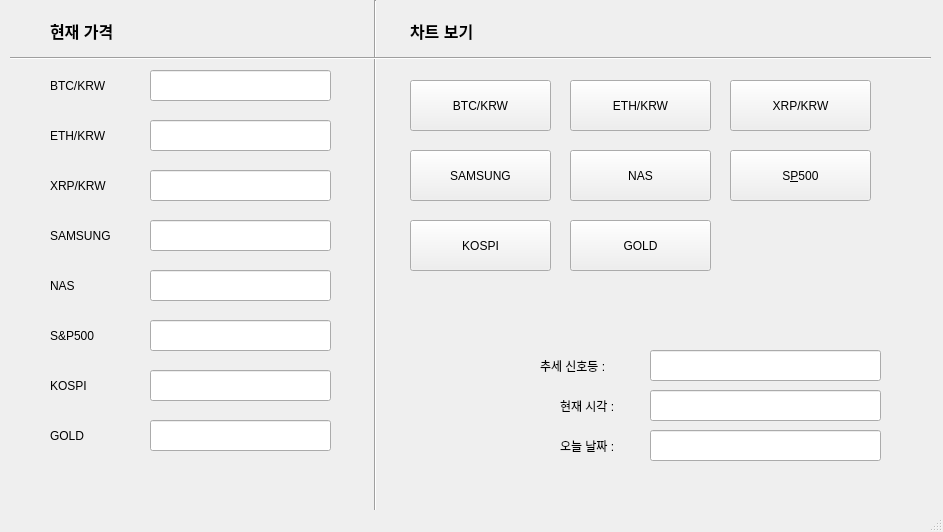
<?xml version="1.0" encoding="UTF-8"?>
<ui version="4.0">
 <class>MainWindow</class>
 <widget class="QMainWindow" name="MainWindow">
  <property name="geometry">
   <rect>
    <x>0</x>
    <y>0</y>
    <width>943</width>
    <height>532</height>
   </rect>
  </property>
  <property name="windowTitle">
   <string>MainWindow</string>
  </property>
  <widget class="QWidget" name="centralwidget">
   <widget class="QLabel" name="label">
    <property name="geometry">
     <rect>
      <x>50</x>
      <y>70</y>
      <width>101</width>
      <height>31</height>
     </rect>
    </property>
    <property name="text">
     <string>BTC/KRW</string>
    </property>
   </widget>
   <widget class="QLabel" name="label_2">
    <property name="geometry">
     <rect>
      <x>50</x>
      <y>120</y>
      <width>101</width>
      <height>31</height>
     </rect>
    </property>
    <property name="text">
     <string>ETH/KRW</string>
    </property>
   </widget>
   <widget class="QLabel" name="label_3">
    <property name="geometry">
     <rect>
      <x>50</x>
      <y>320</y>
      <width>101</width>
      <height>31</height>
     </rect>
    </property>
    <property name="text">
     <string>S&amp;P500</string>
    </property>
   </widget>
   <widget class="QLabel" name="label_4">
    <property name="geometry">
     <rect>
      <x>50</x>
      <y>170</y>
      <width>101</width>
      <height>31</height>
     </rect>
    </property>
    <property name="text">
     <string>XRP/KRW</string>
    </property>
   </widget>
   <widget class="QLabel" name="label_5">
    <property name="geometry">
     <rect>
      <x>50</x>
      <y>370</y>
      <width>101</width>
      <height>31</height>
     </rect>
    </property>
    <property name="text">
     <string>KOSPI</string>
    </property>
   </widget>
   <widget class="QLabel" name="label_6">
    <property name="geometry">
     <rect>
      <x>50</x>
      <y>270</y>
      <width>101</width>
      <height>31</height>
     </rect>
    </property>
    <property name="text">
     <string>NAS</string>
    </property>
   </widget>
   <widget class="QLabel" name="label_7">
    <property name="geometry">
     <rect>
      <x>50</x>
      <y>220</y>
      <width>101</width>
      <height>31</height>
     </rect>
    </property>
    <property name="text">
     <string>SAMSUNG</string>
    </property>
   </widget>
   <widget class="QLineEdit" name="lineEdit_1">
    <property name="geometry">
     <rect>
      <x>150</x>
      <y>70</y>
      <width>181</width>
      <height>31</height>
     </rect>
    </property>
   </widget>
   <widget class="QLineEdit" name="lineEdit_2">
    <property name="geometry">
     <rect>
      <x>150</x>
      <y>120</y>
      <width>181</width>
      <height>31</height>
     </rect>
    </property>
   </widget>
   <widget class="QLineEdit" name="lineEdit_3">
    <property name="geometry">
     <rect>
      <x>150</x>
      <y>170</y>
      <width>181</width>
      <height>31</height>
     </rect>
    </property>
   </widget>
   <widget class="QLineEdit" name="lineEdit_4">
    <property name="geometry">
     <rect>
      <x>150</x>
      <y>220</y>
      <width>181</width>
      <height>31</height>
     </rect>
    </property>
   </widget>
   <widget class="QLineEdit" name="lineEdit_5">
    <property name="geometry">
     <rect>
      <x>150</x>
      <y>270</y>
      <width>181</width>
      <height>31</height>
     </rect>
    </property>
   </widget>
   <widget class="QLineEdit" name="lineEdit_6">
    <property name="geometry">
     <rect>
      <x>150</x>
      <y>320</y>
      <width>181</width>
      <height>31</height>
     </rect>
    </property>
   </widget>
   <widget class="QLineEdit" name="lineEdit_7">
    <property name="geometry">
     <rect>
      <x>150</x>
      <y>370</y>
      <width>181</width>
      <height>31</height>
     </rect>
    </property>
   </widget>
   <widget class="QLabel" name="label_8">
    <property name="geometry">
     <rect>
      <x>410</x>
      <y>0</y>
      <width>91</width>
      <height>61</height>
     </rect>
    </property>
    <property name="font">
     <font>
      <family>Arial</family>
      <pointsize>12</pointsize>
      <weight>75</weight>
      <bold>true</bold>
     </font>
    </property>
    <property name="text">
     <string>차트 보기</string>
    </property>
   </widget>
   <widget class="QPushButton" name="btc">
    <property name="geometry">
     <rect>
      <x>410</x>
      <y>80</y>
      <width>141</width>
      <height>51</height>
     </rect>
    </property>
    <property name="text">
     <string>BTC/KRW</string>
    </property>
   </widget>
   <widget class="QPushButton" name="xrp">
    <property name="geometry">
     <rect>
      <x>730</x>
      <y>80</y>
      <width>141</width>
      <height>51</height>
     </rect>
    </property>
    <property name="text">
     <string>XRP/KRW</string>
    </property>
   </widget>
   <widget class="QPushButton" name="sp">
    <property name="geometry">
     <rect>
      <x>730</x>
      <y>150</y>
      <width>141</width>
      <height>51</height>
     </rect>
    </property>
    <property name="text">
     <string>S&amp;P500</string>
    </property>
   </widget>
   <widget class="QPushButton" name="nas">
    <property name="geometry">
     <rect>
      <x>570</x>
      <y>150</y>
      <width>141</width>
      <height>51</height>
     </rect>
    </property>
    <property name="text">
     <string>NAS</string>
    </property>
   </widget>
   <widget class="QPushButton" name="eth">
    <property name="geometry">
     <rect>
      <x>570</x>
      <y>80</y>
      <width>141</width>
      <height>51</height>
     </rect>
    </property>
    <property name="text">
     <string>ETH/KRW</string>
    </property>
   </widget>
   <widget class="QPushButton" name="sam">
    <property name="geometry">
     <rect>
      <x>410</x>
      <y>150</y>
      <width>141</width>
      <height>51</height>
     </rect>
    </property>
    <property name="text">
     <string>SAMSUNG</string>
    </property>
   </widget>
   <widget class="QPushButton" name="kos">
    <property name="geometry">
     <rect>
      <x>410</x>
      <y>220</y>
      <width>141</width>
      <height>51</height>
     </rect>
    </property>
    <property name="text">
     <string>KOSPI</string>
    </property>
   </widget>
   <widget class="QLabel" name="label_9">
    <property name="geometry">
     <rect>
      <x>50</x>
      <y>420</y>
      <width>101</width>
      <height>31</height>
     </rect>
    </property>
    <property name="text">
     <string>GOLD</string>
    </property>
   </widget>
   <widget class="QLineEdit" name="lineEdit_8">
    <property name="geometry">
     <rect>
      <x>150</x>
      <y>420</y>
      <width>181</width>
      <height>31</height>
     </rect>
    </property>
   </widget>
   <widget class="QPushButton" name="gold">
    <property name="geometry">
     <rect>
      <x>570</x>
      <y>220</y>
      <width>141</width>
      <height>51</height>
     </rect>
    </property>
    <property name="text">
     <string>GOLD</string>
    </property>
   </widget>
   <widget class="QLabel" name="label_10">
    <property name="geometry">
     <rect>
      <x>560</x>
      <y>390</y>
      <width>101</width>
      <height>31</height>
     </rect>
    </property>
    <property name="text">
     <string>현재 시각 : </string>
    </property>
   </widget>
   <widget class="QLabel" name="label_11">
    <property name="geometry">
     <rect>
      <x>560</x>
      <y>430</y>
      <width>101</width>
      <height>31</height>
     </rect>
    </property>
    <property name="text">
     <string>오늘 날짜 :</string>
    </property>
   </widget>
   <widget class="QLineEdit" name="lineEdit_9">
    <property name="geometry">
     <rect>
      <x>650</x>
      <y>390</y>
      <width>231</width>
      <height>31</height>
     </rect>
    </property>
   </widget>
   <widget class="QLineEdit" name="lineEdit_10">
    <property name="geometry">
     <rect>
      <x>650</x>
      <y>430</y>
      <width>231</width>
      <height>31</height>
     </rect>
    </property>
   </widget>
   <widget class="Line" name="line">
    <property name="geometry">
     <rect>
      <x>330</x>
      <y>0</y>
      <width>91</width>
      <height>531</height>
     </rect>
    </property>
    <property name="orientation">
     <enum>Qt::Vertical</enum>
    </property>
   </widget>
   <widget class="Line" name="line_3">
    <property name="geometry">
     <rect>
      <x>10</x>
      <y>50</y>
      <width>921</width>
      <height>16</height>
     </rect>
    </property>
    <property name="orientation">
     <enum>Qt::Horizontal</enum>
    </property>
   </widget>
   <widget class="QLabel" name="label_12">
    <property name="geometry">
     <rect>
      <x>50</x>
      <y>0</y>
      <width>131</width>
      <height>61</height>
     </rect>
    </property>
    <property name="font">
     <font>
      <family>Arial</family>
      <pointsize>12</pointsize>
      <weight>75</weight>
      <bold>true</bold>
     </font>
    </property>
    <property name="text">
     <string>현재 가격</string>
    </property>
   </widget>
   <widget class="QLabel" name="label_13">
    <property name="geometry">
     <rect>
      <x>540</x>
      <y>350</y>
      <width>101</width>
      <height>31</height>
     </rect>
    </property>
    <property name="text">
     <string>추세 신호등 :</string>
    </property>
   </widget>
   <widget class="QLineEdit" name="lineEdit_11">
    <property name="geometry">
     <rect>
      <x>650</x>
      <y>350</y>
      <width>231</width>
      <height>31</height>
     </rect>
    </property>
   </widget>
  </widget>
  <widget class="QMenuBar" name="menubar">
   <property name="geometry">
    <rect>
     <x>0</x>
     <y>0</y>
     <width>943</width>
     <height>26</height>
    </rect>
   </property>
  </widget>
  <widget class="QStatusBar" name="statusbar"/>
 </widget>
 <resources/>
 <connections/>
</ui>
